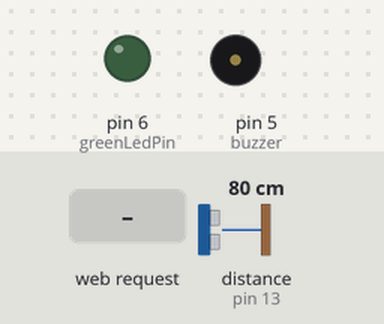
A sketch run on a simulated Arduino Uno, built for the host (arithmetic inside an expression is 32-bit, double 64-bit). Parts: output pins drawn as LEDs (lit = HIGH), buzzer (waves = sounding, pin HIGH). Wiring (inferred from the names in the program): ultrasonic range finder: trigger pin 12; echo pin 13. Inputs (shaded band) come from the test bench; at power-on: distance to the obstacle (sensor on pin 13) 80 cm. The echo pulse lasts 58.3 µs per cm; pins used as bus, display or sensor lines are not drawn.

Above: at 1.2 s.
1.3 s: HTTP request GET /?ledParam=1 received
At 2.5 s:
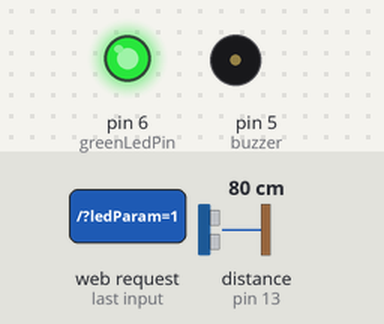
Timing chart, 0 to 4.3 s (numbered marks = the images above; inputs shaded):
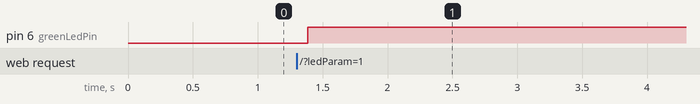

The sketch:

Server_Buzzer.ino
```cpp
#include <SPI.h>
#include <Ethernet.h>

byte mac[] = {0xCA, 0xFE, 0xBA, 0xBE, 0xFE, 0xED};
byte ip[]      = {192,  168,  1, 177};
byte gateway[] = {192,  168,  1, 170};
byte subnet[]  = {255, 255, 255, 0};
EthernetServer server(80);

const int greenLedPin = 6;
const int   redLedPin = 7;
String readString = String(30);
int status = 0;

int led = 6;                                 // Porta digital D12 é definido como o Led
int buzzer = 5;                              // Porta digital D10 é definido como o Buzzer
int trigPin = 12;
int echoPin = 13;

void setup(){
  Ethernet.begin(mac, ip, gateway, subnet);
  server.begin();

  pinMode(trigPin, OUTPUT);
  pinMode(echoPin, INPUT);
  pinMode(buzzer, OUTPUT);                     // Buzzer = Saída
  pinMode(led, OUTPUT);                        // Led = Saída
}

void loop(){
  EthernetClient client = server.available();
  long duration, distance;

  digitalWrite(trigPin, LOW);
  delayMicroseconds(10);

  // Configura o pino 12 com pulso alto "HIGH" ou ligado ou ainda 1
  // Configura o pino 12 com pulso alto "HIGH" ou ligado ou ainda 1
  digitalWrite(trigPin, HIGH);
  delayMicroseconds(10); // Aguarda 10 microssegundos
  // Configura o pino 12 com pulso baixo novamente
  digitalWrite(trigPin, LOW);
  // PulseIn lê o tempo entre a chamada e o pino entrar em High
  duration = pulseIn(echoPin, HIGH);

  distance = ((duration/2) / 29.1);
  delay(50);

  if (client) {
     while (client.connected()) {
       if (client.available()) {
       char c = client.read();
       if (readString.length() < 100) {
         readString += c;
       }
       if (c == '\n') {
         if (readString.indexOf("?") < 0) {
         }
         else
           if(readString.indexOf("ledParam=1") > 0) {
             digitalWrite(greenLedPin, HIGH);
             digitalWrite(redLedPin, LOW);
             status = 1;
           }
           else {
             digitalWrite(greenLedPin, LOW);
             digitalWrite(redLedPin, HIGH);
             status = 0;
           }
           client.println("HTTP/1.1 200 OK");
           client.println("Content-Type: text/html");
           client.println("");
           client.println("<!DOCTYPE HTML>");
           client.println("<html>");
           client.println("<head>");
           client.println("<title>Alarmezinho</title>");
           client.println("</head>");
           client.println("<body style=background-color:#E0E0E0; color:#2b3856>");
           client.println("<center>");
           client.println("<h1>Status Alarmezinho</h1>");
           client.println("<hr/>");
           client.println("<h2>OI:</h2>");
           if (status == 1) {
             client.println("<form method=get name=LED><input type=hidden name=ledParam value=0 /><input type=submit value=VERMELHO /></form>");
           }
           else {
             client.println("<form method=get name=LED><input type=hidden name=ledParam value=1 /><input type=submit value=VERDE /></form>");
           }
           client.println("<hr/>");
           client.println("<h2>Status do LED:</h2>");
           if (status == 1){
             client.println("<font color='green' size='5'>VERDE</font>");
           }
           else {
             client.println("<font color='red' size='5'>VERMELHO</font>");
           }
           client.println("<hr/>");
           client.println("</center>");
           client.println("</body>");
           client.println("</html>");
           readString="";
           client.stop();
         }
       }
     }
   }
 }
```

Measured:
- after the input at 1.3 s, pin 6 (greenLedPin): LOW → HIGH after 0.08 s
